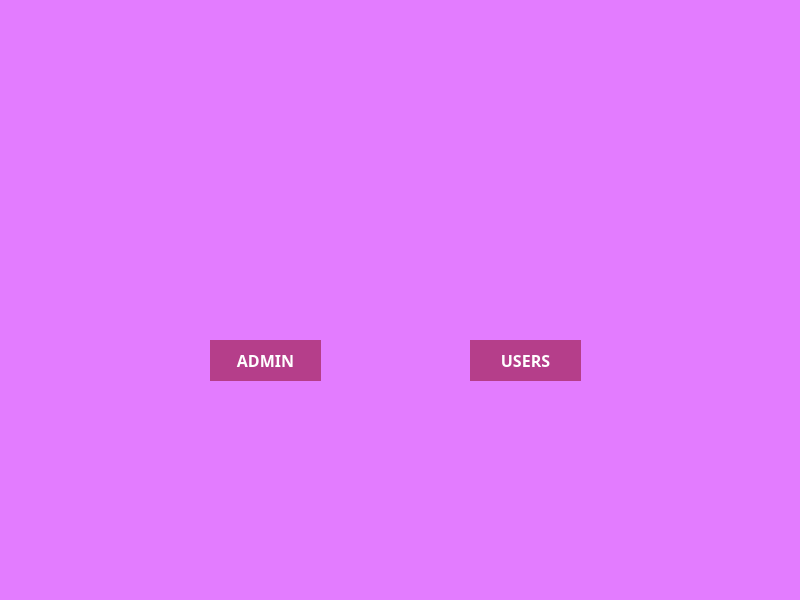
<?xml version="1.0" encoding="UTF-8"?>
<ui version="4.0">
 <class>MainWindow</class>
 <widget class="QMainWindow" name="MainWindow">
  <property name="geometry">
   <rect>
    <x>0</x>
    <y>0</y>
    <width>800</width>
    <height>600</height>
   </rect>
  </property>
  <property name="windowTitle">
   <string>MainWindow</string>
  </property>
  <property name="styleSheet">
   <string notr="true">
background-color:rgb(227, 124, 255);</string>
  </property>
  <widget class="QWidget" name="centralwidget">
   <widget class="QLabel" name="label">
    <property name="geometry">
     <rect>
      <x>0</x>
      <y>-20</y>
      <width>801</width>
      <height>571</height>
     </rect>
    </property>
    <property name="text">
     <string/>
    </property>
    <property name="pixmap">
     <pixmap>../../../Downloads/Ung dung quan ly &amp; ban ve xem phim.png</pixmap>
    </property>
    <property name="scaledContents">
     <bool>true</bool>
    </property>
   </widget>
   <widget class="QPushButton" name="Users">
    <property name="geometry">
     <rect>
      <x>470</x>
      <y>340</y>
      <width>111</width>
      <height>41</height>
     </rect>
    </property>
    <property name="font">
     <font>
      <family>8514oem</family>
      <pointsize>12</pointsize>
      <weight>75</weight>
      <bold>true</bold>
      <underline>false</underline>
     </font>
    </property>
    <property name="styleSheet">
     <string notr="true">background-color: rgb(181, 62, 138);
border: 3px;
color: rgb(255, 255, 255);
</string>
    </property>
    <property name="text">
     <string>USERS</string>
    </property>
   </widget>
   <widget class="QPushButton" name="Admin">
    <property name="geometry">
     <rect>
      <x>210</x>
      <y>340</y>
      <width>111</width>
      <height>41</height>
     </rect>
    </property>
    <property name="font">
     <font>
      <family>8514oem</family>
      <pointsize>12</pointsize>
      <weight>75</weight>
      <bold>true</bold>
      <underline>false</underline>
     </font>
    </property>
    <property name="styleSheet">
     <string notr="true">background-color: rgb(181, 62, 138);
border: 3px;
color: rgb(255, 255, 255);
</string>
    </property>
    <property name="text">
     <string>ADMIN</string>
    </property>
   </widget>
  </widget>
  <widget class="QStatusBar" name="statusbar"/>
 </widget>
 <resources/>
 <connections/>
</ui>
